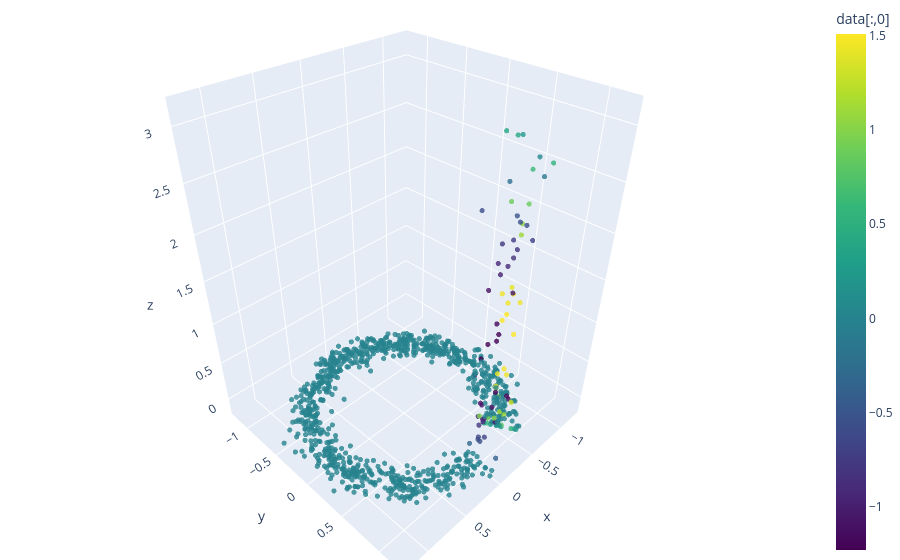

The code cell stored with this chart in its notebook:
### Code cell
import plotly.graph_objects as go

fig = go.Figure(
    data=[
        go.Scatter3d(
            x=x,
            y=y,
            z=Y[:,0],
            mode='markers',
            marker=dict(
                size=3,
                color=Y[:,1],
                colorscale='Viridis',
                opacity=0.8,
                colorbar=dict(
                    title="data[:,0]"
                )
            )
        )
    ]
)

fig.update_layout(
    scene=dict(
        aspectmode='data'
    ),
    margin=dict(l=0, r=0, b=0, t=0)
)

fig.show()

### Figure 1 — Plotly figure (JSON) as saved in the notebook; plotly's stock layout.template omitted (floating-point values rounded to 4 significant figures; data arrays with more than 128 entries replaced by an {"elided": "..."} marker saying what was removed)
{"data": [{"marker": {"color": {"elided": "1000 float values"}, "colorbar": {"title": {"text": "data[:,0]"}}, "colorscale": [[0, "#440154"], [0.1111, "#482878"], [0.2222, "#3e4989"], [0.3333, "#31688e"], [0.4444, "#26828e"], [0.5556, "#1f9e89"], [0.6667, "#35b779"], [0.7778, "#6ece58"], [0.8889, "#b5de2b"], [1, "#fde725"]], "opacity": 0.8, "size": 3}, "mode": "markers", "type": "scatter3d", "x": {"elided": "1000 float values"}, "y": {"elided": "1000 float values"}, "z": {"elided": "1000 float values"}}], "layout": {"margin": {"b": 0, "l": 0, "r": 0, "t": 0}, "scene": {"aspectmode": "data"}}}
